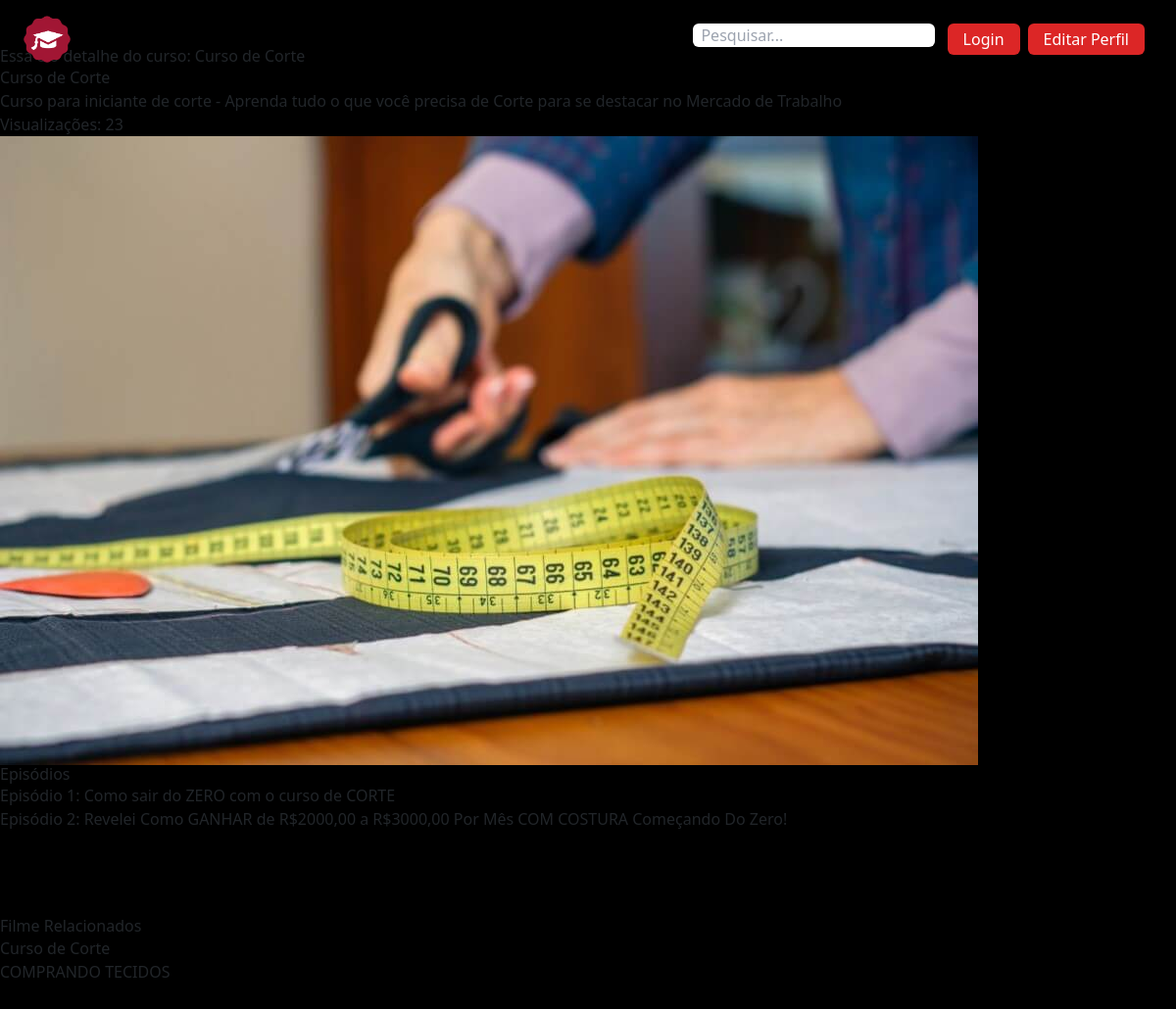
Page /cursos/1 on the committed database.
### curso/models.py (models this page shows, shortened)
class Curso(models.Model):
    titulo = models.CharField(max_length=100)
    thumb = models.ImageField(upload_to='thumb_cursos')
    descricao = models.TextField(max_length=1000)
    categoria = models.CharField(max_length=20, choices=LISTA_CATEGORIAS)
    visualizacoes = models.IntegerField(default=0)
    data_criacao = models.DateTimeField(default=timezone.now)
    def __str__(self):
        return self.titulo

class Episodio(models.Model):
    curso = models.ForeignKey('Curso', related_name='episodios', on_delete=models.CASCADE)
    titulo = models.CharField(max_length=100)
    video = models.URLField()

### curso/views.py (the view)
# urls.py: path('cursos/<int:pk>', Detalhescurso.as_view(), name='detalhescurso'),
class Detalhescurso(DetailView):
    template_name = 'detalhescurso.html'
    model = Curso
    def get(self, request, *args, **kwargs):
        curso = self.get_object()
        curso.visualizacoes += 1
        curso.save()
        return super().get(request, *args, **kwargs) # redireciona o usuario para a url final
    def get_context_data(self, **kwargs):
        context = super(Detalhescurso, self).get_context_data(**kwargs)
        cursos_relacionados = Curso.objects.filter(categoria=self.get_object().categoria)[0:5]
        context['cursos_relacionados'] = cursos_relacionados
        return context

### curso/novos_context.py (called while the page is built)
def lista_cursos_recentes(request):
    lista_cursos = Curso.objects.all().order_by('-data_criacao')[0:8]
    curso_destaque = lista_cursos[0]
    return {'lista_cursos_recentes': lista_cursos, 'curso_destaque': curso_destaque}

def lista_cursos_emalta(request):
    lista_cursos = Curso.objects.all().order_by('-visualizacoes')[0:8]
    return {'lista_cursos_emalta': lista_cursos}

### curso/templates/detalhescurso.html (shortened to what this page needs)
{% extends 'base.html' %}
{% block content %}
<div class="py-12">
    <h1>Essa é o detalhe do curso: {{ object.titulo }}</h1>
    <p>{{ object }}</p>
    <p>{{ object.descricao }}</p>
    <p>Visualizações: {{ object.visualizacoes }}
    </p>
    <img src="{{ object.thumb.url }}">
        <h2>Episódios</h2>
        {% for episodio in object.episodios.all %}
        <a href="{{ episodio.video }}">
            <p>Episódio {{ forloop.counter}}: {{ episodio.titulo}}</p>
        </a>
        {% endfor %}
</div>
<div class="py-10">
    <h2>Filme Relacionados</h2>
    {% for curso in cursos_relacionados %}
    <p>
        <a href="{% url 'curso:detalhescurso' curso.pk %}">
            {{ curso.titulo }}
        </a>
    </p>
    {% endfor %}
</div>
{% endblock %}

### templates/base.html (shortened to what this page needs)
<!DOCTYPE html>
<html lang="en">
<head>
    <link href="https://cdn.jsdelivr.net/npm/bootstrap@5.3.0-alpha2/dist/css/bootstrap.min.css" rel="stylesheet">
    <script src="https://cdn.tailwindcss.com"></script>
</head>
<body class="bg-black text=gray-100 font=primary">
    {% include 'navbar.html' %}
    {% block content %}
    {% endblock %}
</body>
</html>

### templates/navbar.html (shortened to what this page needs)
{% load static %}
<nav class="w-full flex justify-between items-center py-3 px-4 fixed z-50">
    <div class="w-6/12">
        <a href="/">
            <img class="w-1/12" src="{% static 'images/logo.png' %}">
        </a>
    </div>
    <div class="w-6/12 flex flex-nowrap justify-end">
        <div class="mr-2">
            <form method="get" action="{% url 'curso:pesquisacurso' %}">
                <input type="text" class="py=1 px-2 rounded-md text-black" name="query" value="{{ request.GET.query }}" placeholder="Pesquisar...">
            </form>
        </div>
        <div class="mr-2">
            <a href="#">
            <button class="bg-red-600 text-white py-1 px-3 rounded-md">
                Login
            </button>
            </a>
        </div>
        <div class="mr-2">
            <a href="#">
            <button class="bg-red-600 text-white py-1 px-3 rounded-md">
                Editar Perfil
            </button>
            </a>
        </div>
    </div>
</nav>

### rows in the picture
Curso: titulo "Curso de Corte", descricao "Curso para iniciante de corte - Aprenda tudo o que você precisa de Corte para se destacar no Mercado de Trabalho", visualizacoes "23", thumb (picture)
Episodio: titulo "Como sair do ZERO com o curso de CORTE"
Episodio: titulo "Revelei Como GANHAR de R$2000,00 a R$3000,00 Por Mês COM COSTURA Começando Do Zero!"
Curso: titulo "COMPRANDO TECIDOS"
